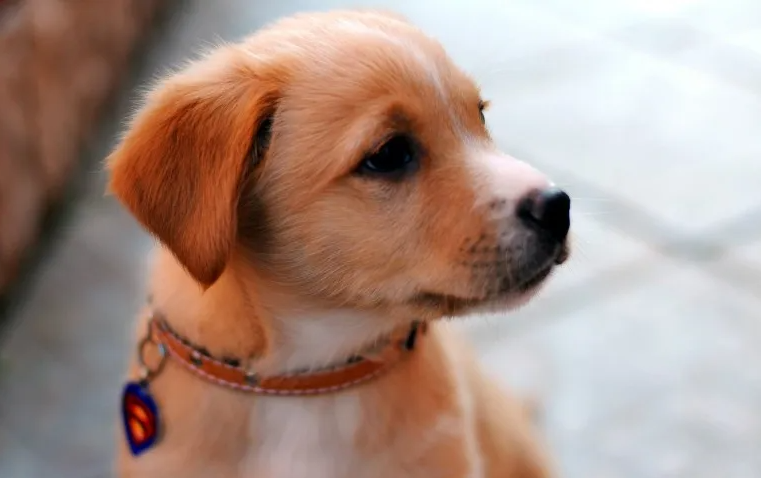
#> input picture dog.png, 761 x 478 px
$ jupyter execute 'Image to pencil sketch.ipynb'
#> lines starting #> are read from the running program, lines starting #| are printed output that depends on the picture
[cell 1]
import cv2
import matplotlib.pyplot as plt
plt.style.use("seaborn-v0_8")
img = cv2.imread("dog.png")
#> img is the input picture: shape (478, 761, 3); mean B, G, R 134.6, 145.2, 169.4
img = cv2.cvtColor(img,cv2.COLOR_BGR2RGB)
plt.figure(figsize=(8,8))
plt.imshow(img)
plt.axis("off")
plt.title("Original Image")
plt.show()
img_gray = cv2.cvtColor(img, cv2.COLOR_BGR2GRAY)
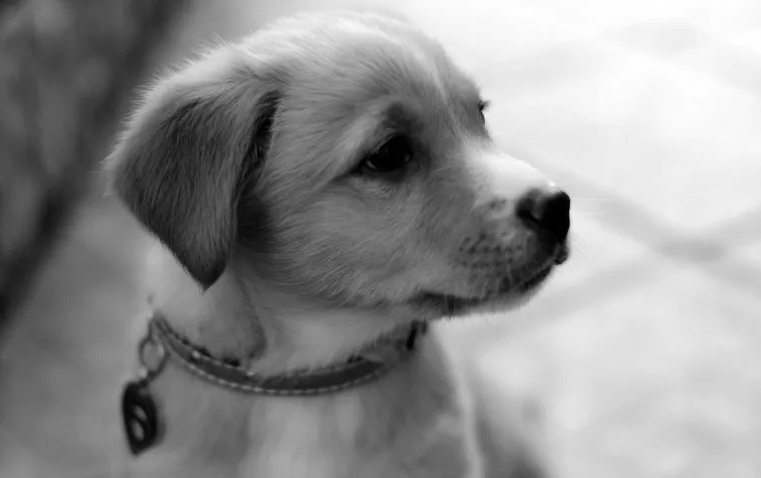
#> img_gray: shape (478, 761); min 0, max 255, mean 144.7
plt.figure(figsize=(8,8))
plt.imshow(img_gray,cmap="gray")
plt.axis("off")
plt.title("GrayScale Image")
plt.show()
img_invert = cv2.bitwise_not(img_gray)
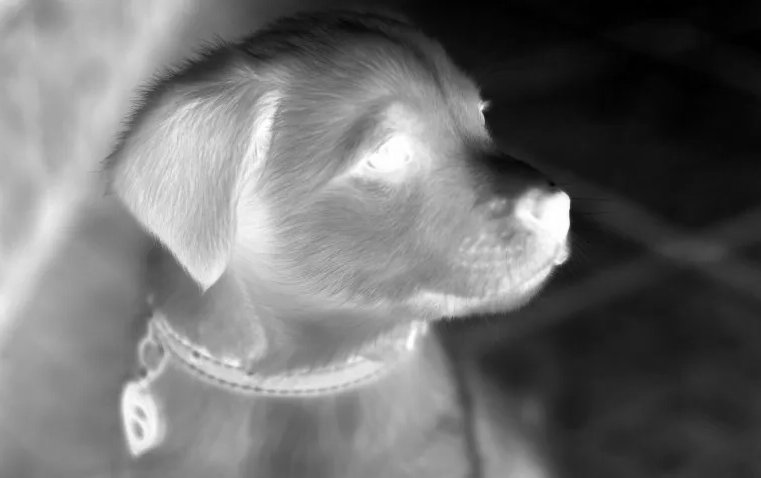
#> img_invert: shape (478, 761); min 0, max 255, mean 110.3
plt.figure(figsize=(8,8))
plt.imshow(img_invert,cmap="gray")
plt.axis("off")
plt.title("Inverted Image")
plt.show()
img_smoothing = cv2.GaussianBlur(img_invert, (21, 21),sigmaX=0, sigmaY=0)
plt.figure(figsize=(8,8))
plt.imshow(img_smoothing,cmap="gray")
plt.axis("off")
plt.title("Smoothen Image")
plt.show()
final = cv2.divide(img_gray, 255 - img_smoothing, scale=255)
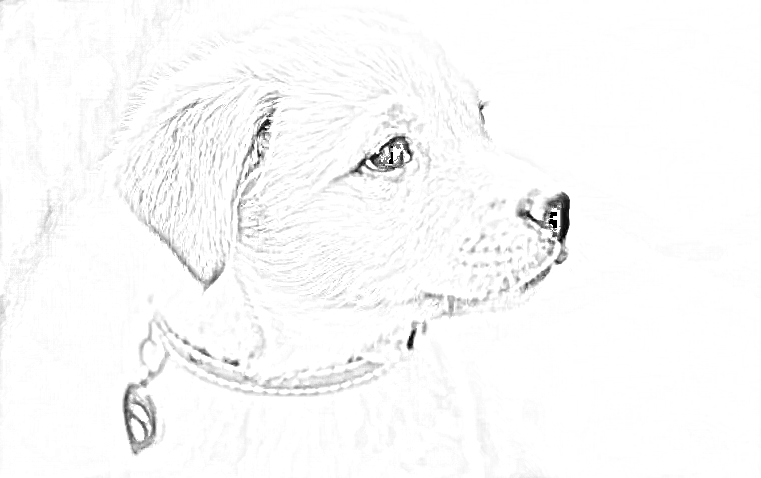
#> final: shape (478, 761); min 0, max 255, mean 249.8
plt.figure(figsize=(8,8))
plt.imshow(final,cmap="gray")
plt.axis("off")
plt.title("Final Sketch Image")
plt.show()

plt.figure(figsize=(20,20))
plt.subplot(1,5,1)
plt.imshow(img)
plt.axis("off")
plt.title("Original Image")
plt.subplot(1,5,2)
plt.imshow(img_gray,cmap="gray")
plt.axis("off")
plt.title("GrayScale Image")
plt.subplot(1,5,3)
plt.imshow(img_invert,cmap="gray")
plt.axis("off")
plt.title("Inverted Image")
plt.subplot(1,5,4)
plt.imshow(img_smoothing,cmap="gray")
plt.axis("off")
plt.title("Smoothen Image")
plt.subplot(1,5,5)
plt.imshow(final,cmap="gray")
plt.axis("off")
plt.title("Final Sketch Image")
plt.show()
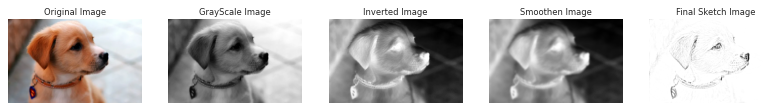
#> figure drawn by matplotlib, 5 panels
